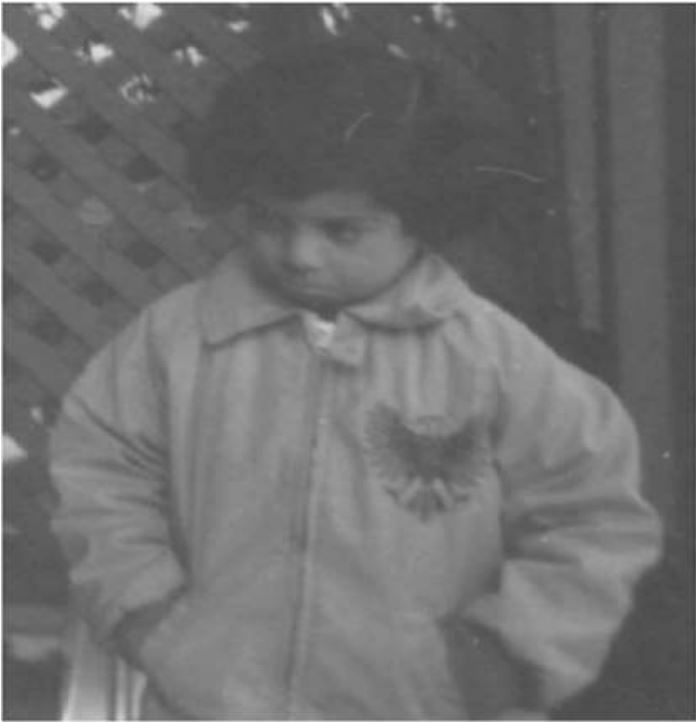
#> input picture img1.JPG, 696 x 723 px, found by its file name
$ python Code_Part1.py   (older library calls are emulated)
#> lines starting #> are read from the running program, lines starting #| are printed output that depends on the picture; long printed decimals are rounded

from matplotlib import pyplot as plt
import numpy as np #for matrix operations
import matplotlib.image as img #for plotting the image pixels as images
import math
import scipy.misc #for saving image in JPG format


def rgb2gray(rgb):
    return np.dot(rgb[...,:3], [0.2989, 0.5870, 0.1140])


image = img.imread("img1.jpg")
#> image is the input picture: shape (723, 696, 3); min 62, max 255, mean 110.9
image  = np.array(image)
gray = rgb2gray(image)
gray = gray.astype(int)
image = gray


hist = np.zeros((256))
cdf = np.zeros((256))
m,n = image.shape
#> m = 723; n = 696
sm = 0

for j in range(m):
    for k in range(n):
            hist[image[j][k]] += 1
            sm += image[j][k]
#> after the loop, hist = 256 values, max 19266 at index 82, min 0 at index 0, mean 1965.7; sm = 55297922


for j in range(256):
        cdf[j] = cdf[j-1] + hist[j]/(m*n)
#> after the loop, cdf = 256 values from 0 to 1


for j in range(256):
         cdf[j]= cdf[j]*256
#> after the loop, cdf = 256 values from 0 to 256


mean_ = 0
var_ = 0
std_ = 0
mean_ = sm/(m*n)
#> mean_ = 109.9

var_sum = 0
energy = 0
entropy = 0
fourth_moment = 0
third_moment = 0

for j in range(m):
        for k in range(n):
            pq = image[j][k]- mean_
            third_moment += (pq*pq*pq)/(m*n)
            fourth_moment += (pq*pq*pq*pq)/(m*n)
            var_sum += (image[j][k]- mean_)*(image[j][k] - mean_)
#> after the loop, fourth_moment = 2997004.1; third_moment = 21278.5; var_sum = 334074615.7
var_ = var_sum/(m*n)
#> var_ = 663.9
std_ = math.sqrt(var_)
#> std_ = 25.77

for j in range(256):
        p = hist[j]/(m*n)
        energy += p*p
        if p != 0:
           entropy += -1*(p*math.log(p,2))
#> this loop made 256 passes
#> (p, energy, entropy) on passes 62 to 73: (1.99e-06, 3.95e-12, 3.76e-05), (3.97e-06, 1.97e-11, 0.000109), (1.99e-06, 2.37e-11, 0.000147), (5.96e-06, 5.92e-11, 0.00025), (7.95e-06, 1.22e-10, 0.000385), (1.19e-05, 2.65e-10, 0.00058), (3.18e-05, 1.28e-09, 0.00105), (0.000123, 1.65e-08, 0.00265), (0.000203, 5.75e-08, 0.00514), (0.000366, 1.91e-07, 0.00932), (0.000338, 3.05e-07, 0.0132), (0.000437, 4.97e-07, 0.0181)
#> (p, energy) on passes 1 to 6: (0, 0), (0, 0), (0, 0), (0, 0), (0, 0), (0, 0)
#> after the loop, energy = 0.0152; entropy = 6.3


hist = hist.astype(int)
x = np.arange(256)


y1 = []
y2 = []
for j in range(256):
       y1 += [hist[j]]
       y2 += [cdf[j]]
#> this loop made 256 passes
#> y2 on passes 2 to 4: [0, 0], [0, 0, 0], [0, 0, 0, 0]
#> after the loop, y1 has the same summary as hist; y2 = 256 values from 0 to 256

plt.bar(x, height = y1)
plt.title("Histogram")
plt.savefig('histogram.jpg')
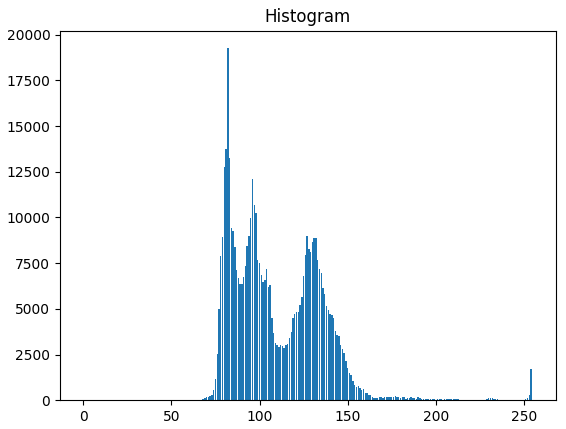
#> figure drawn by matplotlib, 1 panel; tallest bar 19266 high, from x = 81.6 to 82.4
plt.show()

plt.bar(x, height = y2)
plt.title("Normalised CDF")
plt.savefig('cdf.jpg')
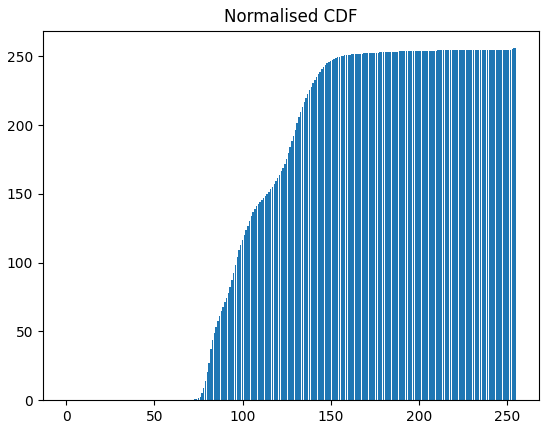
#> figure drawn by matplotlib, 1 panel
plt.show()

print("Mean: "  + str(mean_ ))
#| Mean: 109.891
print("Standard Deviatoin: "  + str(std_ ))
#| Standard Deviatoin: 25.766
print("Energy: "  + str(energy ))
#| Energy: 0.01522
print("Entropy: "  + str(entropy ))
#| Entropy: 6.298
print("Third Moment: "  + str(third_moment ))
#| Third Moment: 21278.471
print("Fourth Moment: "  + str(fourth_moment ))
#| Fourth Moment: 2997004.109

$ run again, with img2.JPG copied over img1.JPG
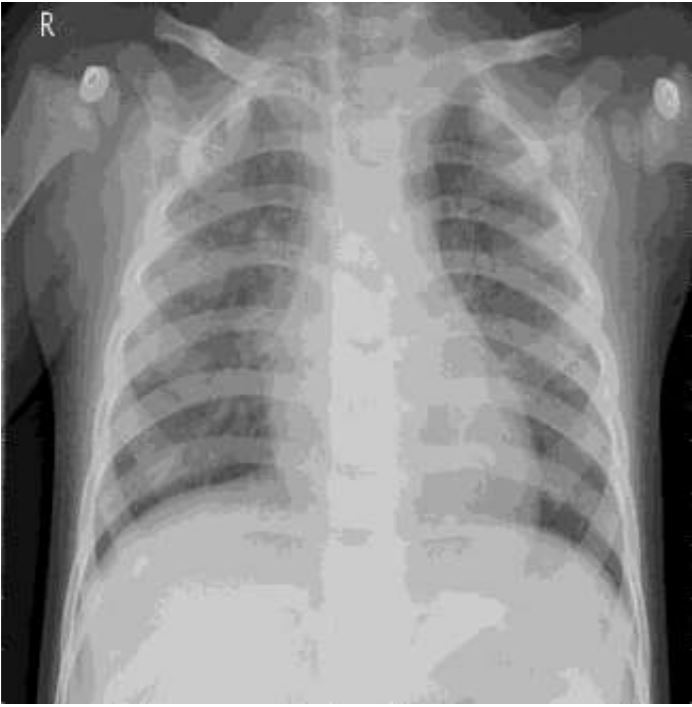
#> input picture img2.JPG, 692 x 707 px, found by its file name
#> image is the input picture: shape (707, 692, 3); min 0, max 255, mean 140
#> after the loop `for j in range(m):`: hist = 256 values, max 37878 at index 203, min 0 at index 220, mean 1911.1; sm = 68002893
#> after the loop `for j in range(256):`: cdf = 256 values from 0.0228 to 1
#> after the loop `for j in range(256):`: cdf = 256 values from 5.85 to 256
#> mean_ = 139
#> after the loop `for j in range(m):`: fourth_moment = 24963055.1; third_moment = -114470.6; var_sum = 1.41e+09
#> var_ = 2878.6
#> std_ = 53.65
#> the loop `for j in range(256):` made 256 passes
#> (p, energy, entropy) on passes 1 to 8: (0.0228, 0.000522, 0.125), (0.00219, 0.000526, 0.144), (0.00126, 0.000528, 0.156), (0.000865, 0.000529, 0.165), (0.000662, 0.000529, 0.172), (0.000546, 0.000529, 0.178), (0.000603, 0.00053, 0.184), (0.000452, 0.00053, 0.189)
#> after the loop `for j in range(256):`: energy = 0.0178; entropy = 6.84
#> the loop `for j in range(256):` made 256 passes
#> (y1, y2) on passes 1 to 3: ([11173], [5.85]), ([11173, 1073], [5.85, 6.41]), ([11173, 1073, 618], [5.85, 6.41, 6.73])
#> after the loop `for j in range(256):`: y1 has the same summary as hist; y2 = 256 values from 5.85 to 256
#> `plt.savefig('histogram.jpg')`:
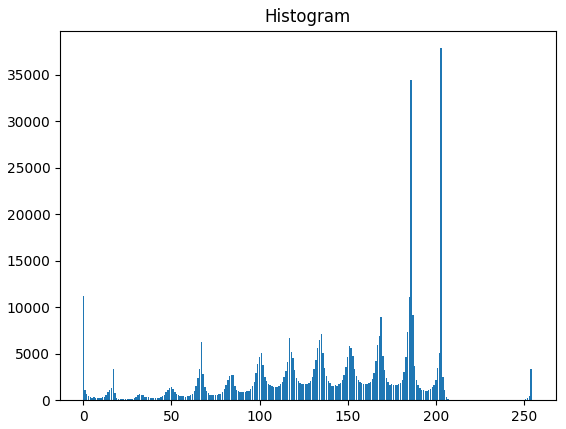
#> figure drawn by matplotlib, 1 panel; tallest bar 37878 high, from x = 202.6 to 203.4
#> `plt.savefig('cdf.jpg')`:
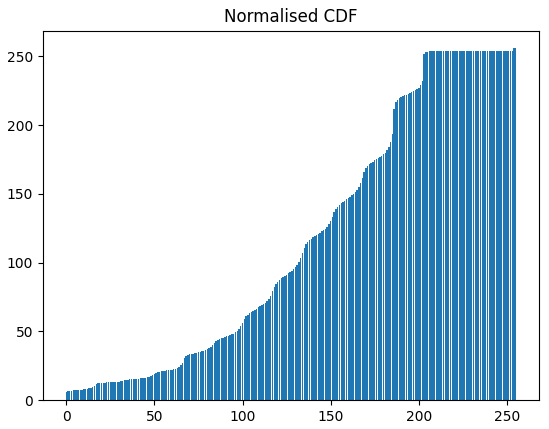
#> figure drawn by matplotlib, 1 panel
#| Mean: 138.996
#| Standard Deviatoin: 53.652
#| Energy: 0.01775
#| Entropy: 6.840
#| Third Moment: -114470.591
#| Fourth Moment: 24963055.099
